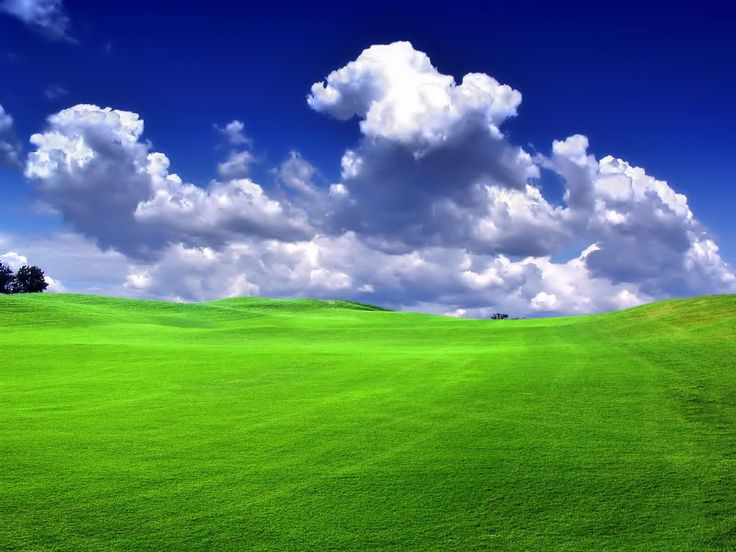
#> input picture images/scn.jpeg, 736 x 552 px, found by its file name
$ python Convert_gray_manually.py
#> lines starting #> are read from the running program, lines starting #| are printed output that depends on the picture
import matplotlib.pyplot as plt
import cv2
import numpy as np

def main():
    img_path = '/Users/akhi/Desktop/DIP/images/scn.jpeg'

    img_rgb = cv2.imread(img_path)
#> img_rgb is the input picture: shape (552, 736, 3); mean B, G, R 106, 126.7, 85.4
    img_rgb = cv2.cvtColor(img_rgb, cv2.COLOR_BGR2RGB)

    # Read image in grayscale
    img_gray = cv2.imread(img_path,0)
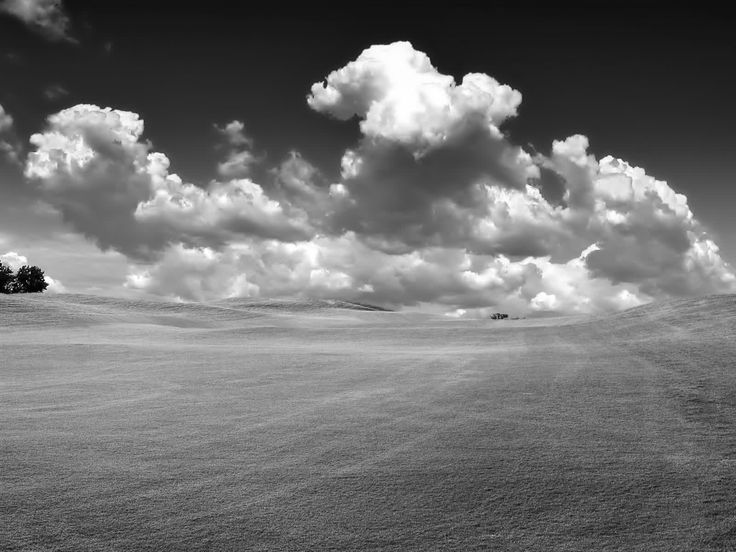
#> img_gray: shape (552, 736); min 0, max 255, mean 112

    r = 0.299
    g = 0.587
    b = 0.142

    x = img_rgb[:, :, 0]
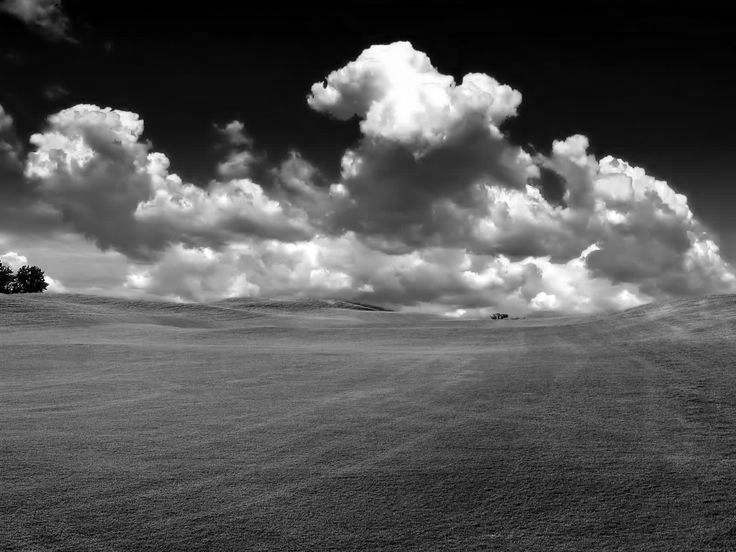
#> x: shape (552, 736); min 0, max 255, mean 85.4
    y = img_rgb[:, :, 1]
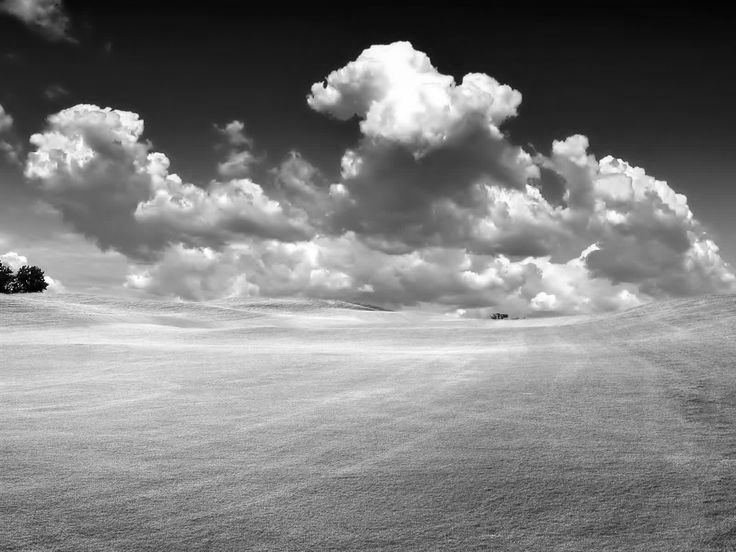
#> y: shape (552, 736); min 0, max 255, mean 126.7
    z = img_rgb[:, :, 2]
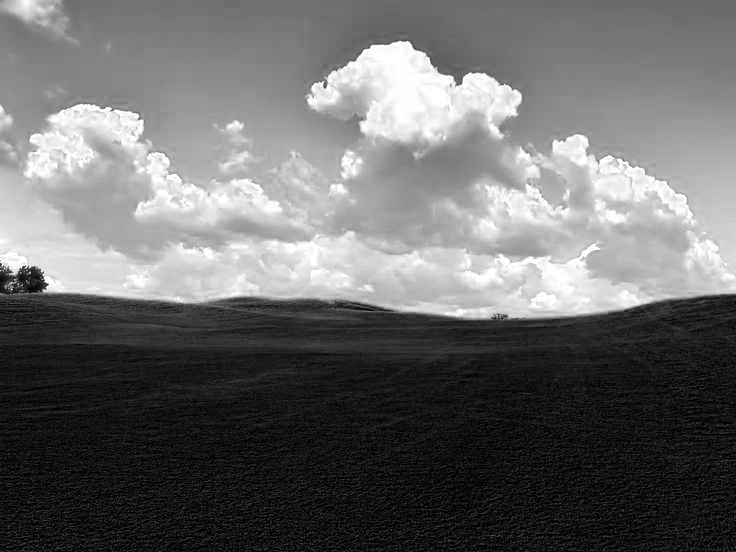
#> z: shape (552, 736); min 0, max 255, mean 106

    p = (x*0.299 + y*0.587 + z*0.42)/3
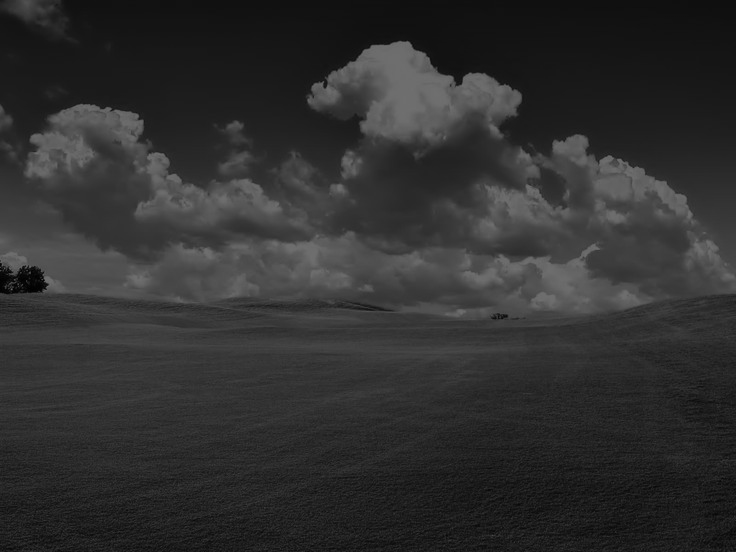
#> p: shape (552, 736) float64; min 0.295, max 111, mean 48.1

    q = (x*(1/3) + y*(1/3) + z*(1/3))
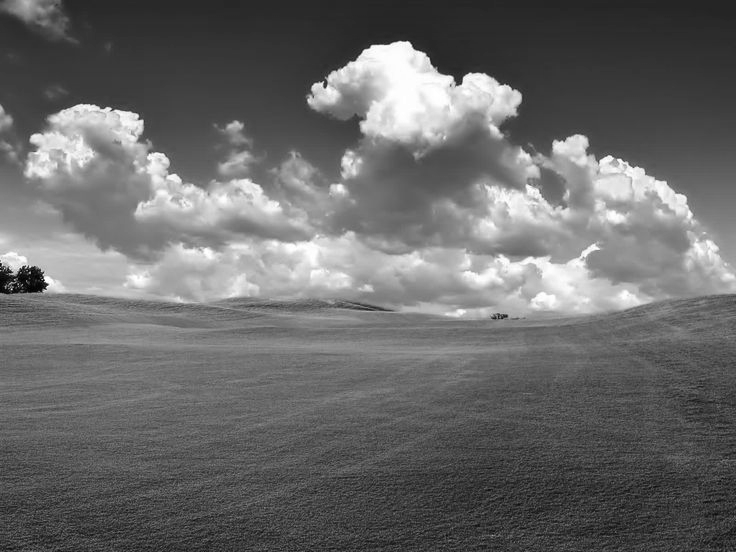
#> q: shape (552, 736) float64; min 0.667, max 255, mean 106

    plt.figure(figsize=(10, 10))
    # Original Image

    plt.subplot(3, 2, 1)
    plt.title("Main Picture")
    plt.imshow(img_rgb)

    plt.subplot(3, 2, 2)
    plt.title("Main Picture gray by cv2")
    plt.imshow(img_gray)

    plt.subplot(3, 2, 3)
    plt.title("Main Picture gray manualy non-linear")
    plt.imshow(p)

    plt.subplot(3, 2, 4)
    plt.title("Main Picture gray manualy linear")
    plt.imshow(q)


    # [11 lines of commented-out code are left out]

    plt.tight_layout()
    plt.show()

if __name__ == '__main__':
    main()

$ run again, with images/FLOWER.jpeg copied over images/scn.jpeg
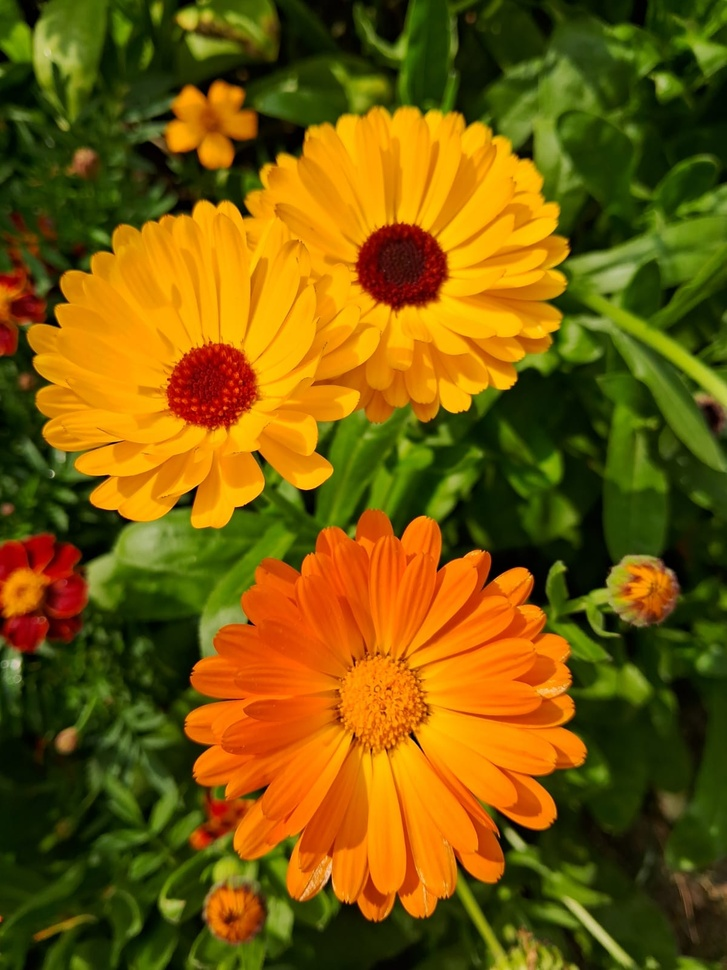
#> input picture images/FLOWER.jpeg, 727 x 970 px, shrunk from 1200 x 1600 before the run, found by its file name
#> in main, img_rgb is the input picture: shape (970, 727, 3); mean B, G, R 6.7, 89.5, 119.3
#> in main, `z = img_rgb[:, :, 2]`:
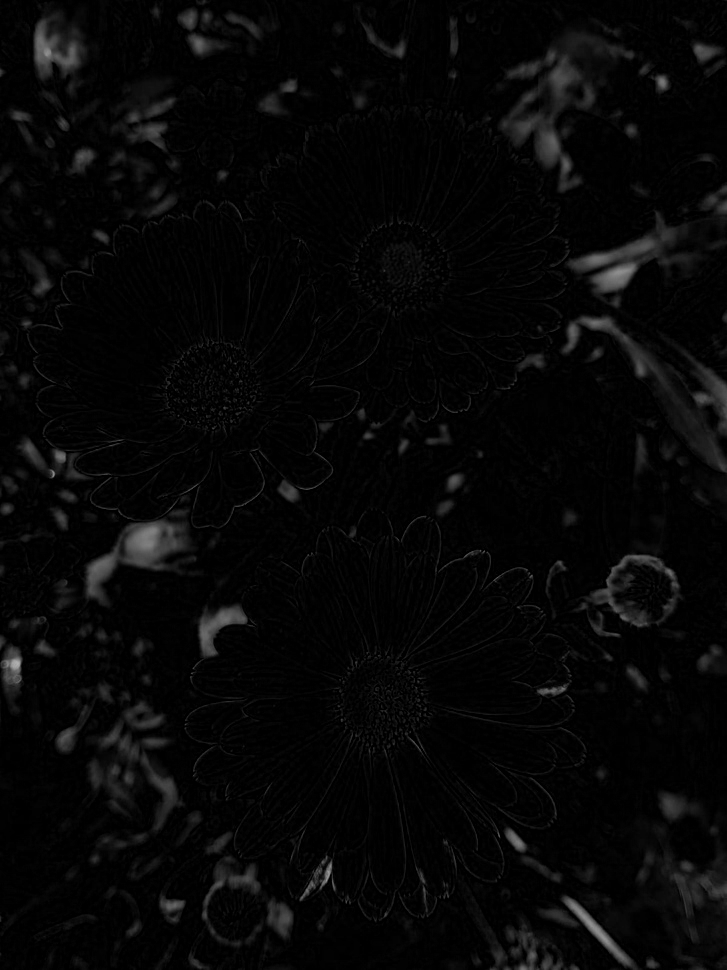
#> z: shape (970, 727); min 0, max 177, mean 6.7
#> in main, `q = (x*(1/3) + y*(1/3) + z*(1/3))`:
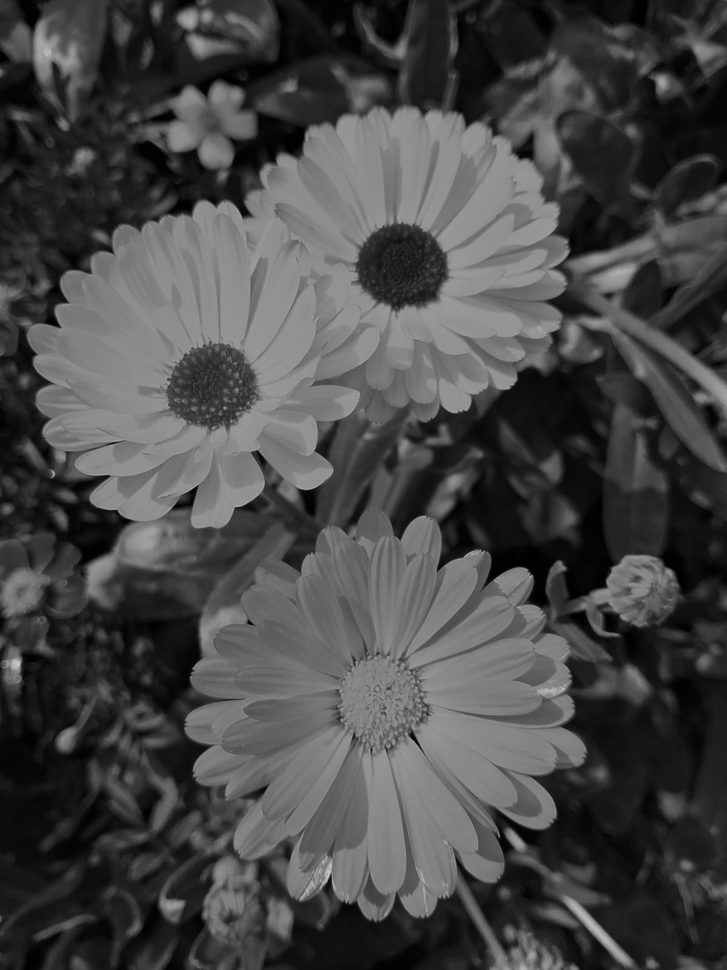
#> q: shape (970, 727) float64; min 0, max 203.3, mean 71.8

$ run again, with images/lily.jpeg copied over images/scn.jpeg
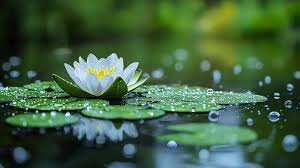
#> input picture images/lily.jpeg, 300 x 168 px, found by its file name
#> in main, img_rgb is the input picture: shape (168, 300, 3); mean B, G, R 64.3, 96.2, 64.2
#> in main, `p = (x*0.299 + y*0.587 + z*0.42)/3`:
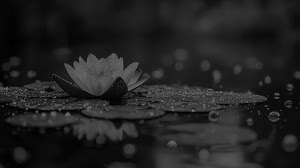
#> p: shape (168, 300) float64; min 0, max 108.7, mean 34.2
#> in main, `q = (x*(1/3) + y*(1/3) + z*(1/3))`:
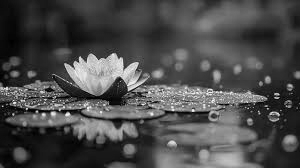
#> q: shape (168, 300) float64; min 0, max 247.3, mean 74.9
